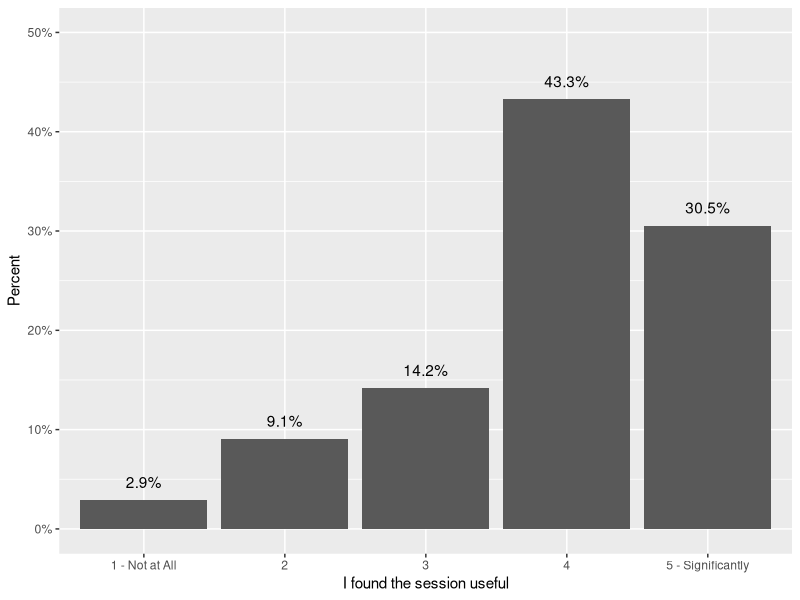
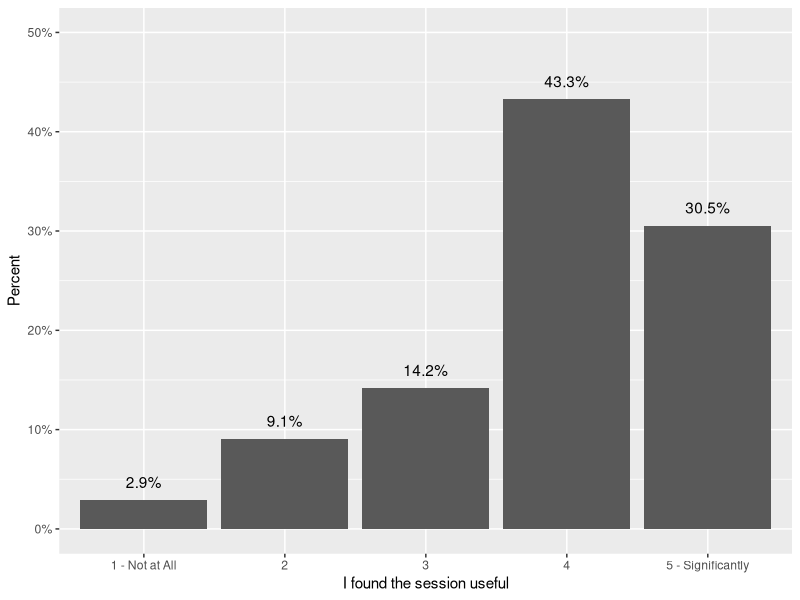
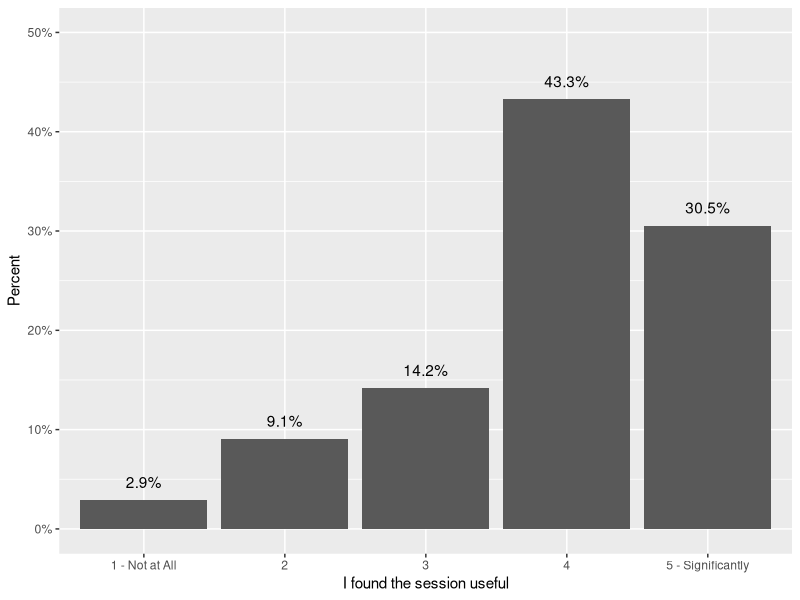

Reproduce these figures in R, in order.
## ---- chunk 1
knitr::opts_chunk$set(echo = TRUE)
suppressPackageStartupMessages(library(tidyverse))
suppressPackageStartupMessages(library(scales))
suppressPackageStartupMessages(library(kableExtra))
suppressPackageStartupMessages(library(formattable))
## ---- chunk 2
suppressPackageStartupMessages(library(tidyverse))
suppressPackageStartupMessages(library(scales))


df <- read_csv("data/sample_data.csv")
## ---- chunk 3
levels <- c ("1 - Not at All", 
             "2",
             "3", 
             "4", 
             "5 - Significantly")

df <- df %>% 
  mutate_at(vars (starts_with("session")),
            ~(parse_factor(., levels = levels)
                 )
            )

## ---- chunk 4

chart <- df %>% 
  count (session_useful) %>% 
  mutate (perc = n / sum (n)) %>% 
  ggplot (aes (session_useful, perc)) +
  geom_col() +
  scale_y_continuous(labels = scales::percent_format(accuracy = 1),
                     limits = c(0,0.5)) +
  geom_text (aes (label = scales::percent(perc)),
             vjust = -1) +
  labs (x = "I found the session useful", 
        y = "Percent")
  
chart
## ---- chunk 5
chart
## ---- chunk 6
chart
## ---- chunk 7
table <- df %>% 
  count (session_useful) %>% 
  rename (`I found the session useful` = session_useful) %>% 
  mutate (Percent = scales::percent (n / sum (n)) )

table
## ---- chunk 8
table %>% 
  kable()
## ---- chunk 9
table %>% 
  kable() %>% 
  kable_styling(position = "center", font_size = 15)
## ---- chunk 10
table %>%
  kable(align = c ("lcc")) %>% 
  kable_styling(font_size = 15) %>% 
  column_spec(2:3, width = "8em")
## ---- chunk 11
table %>%
  mutate (Percent = cell_spec (Percent, 
                               background = "#FA19C3"),
          n = ifelse (n > 40, 
                      cell_spec (n, color = "green"),
                      cell_spec (n, color = "red"))) %>% 
  kable(escape = FALSE, 
        align = c ("lcc")) %>% 
  kable_styling(font_size = 15) %>% 
  column_spec(2:3, width = "8em")
